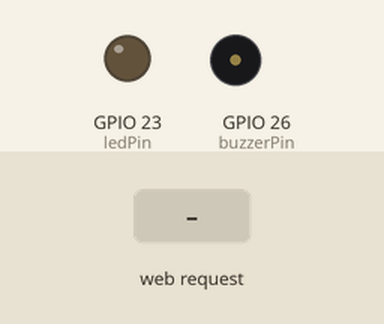
Bench run of a sketch on a simulated ESP32. On the bench: output pins drawn as LEDs (lit = HIGH), buzzer (waves = sounding). The inputs (shaded band) are chosen by the test bench. WiFi joins after 1.5 s; servers stay silent unless stated; uploads are accepted with an empty reply; random numbers use the default seed unless the sketch sets one; what the sketch prints to the serial monitor is not drawn.

Above: at 2.7 s.
2.8 s: HTTP request GET /led received
At 2.95 s:
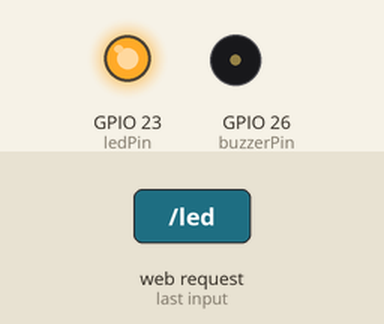
4.6 s: HTTP request GET /son received
At 5.0 s:
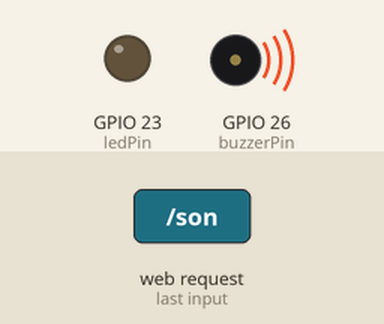
Timing chart, 0 to 7.6 s (numbered marks = the images above; inputs shaded):
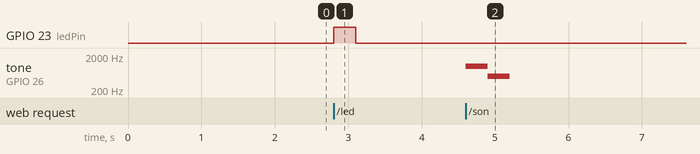

The sketch:

Actionner_led_et_buzzer_sur_la_page_web.ino
```cpp
#include <WiFi.h>
#include <HTTPClient.h>
#include <WebServer.h>

// ===== WIFI =====
const char* ssid = "Nom du réseau";//parti a modifie
const char* password = "Mot de passe réseau";//parti a modifie

// serveur PHP (envoi valeur)
const char* serverName = "http://Adresse IP UBUNTU/btsciel/data.php"; //parti a modifie

// ===== SERVEUR WEB LOCAL =====
WebServer server(80);

// ===== PIN =====
int ledPin = 23;
int buzzerPin = 26;

// ===== TEMPS ENVOI =====
unsigned long lastSend = 0;
const unsigned long interval = 5000; // 5s

// =====================
// BOUTON LED
// =====================
void handleLED() {
  digitalWrite(ledPin, HIGH);
  delay(300);
  digitalWrite(ledPin, LOW);

  server.send(200, "text/plain", "LED OK");
}

// =====================
// BOUTON SON
// =====================
void handleSON() {
  ledcWriteTone(buzzerPin, 1000);
  delay(300);

  ledcWriteTone(buzzerPin, 500);
  delay(300);

  ledcWriteTone(buzzerPin, 0);

  server.send(200, "text/plain", "BUZZER OK");
}

// =====================
// ENVOI VALEUR ALEATOIRE
// =====================
void sendRandomValue() {
  if (WiFi.status() == WL_CONNECTED) {

    int valeur = random(0, 100);

    HTTPClient http;
    http.begin(serverName);
    http.addHeader("Content-Type", "application/x-www-form-urlencoded");

    String data = "valeur=" + String(valeur);
    int code = http.POST(data);

    Serial.print("Valeur envoyée: ");
    Serial.println(valeur);

    if (code > 0) {
      Serial.print("HTTP OK: ");
      Serial.println(code);
    } else {
      Serial.print("Erreur HTTP: ");
      Serial.println(code);
    }

    http.end();
  }
}

// =====================
// SETUP
// =====================
void setup() {
  Serial.begin(115200);

  pinMode(ledPin, OUTPUT);

  // buzzer (comme ton code fonctionnel)
  ledcAttach(buzzerPin, 2000, 8);

  WiFi.begin(ssid, password);

  Serial.print("Connexion WiFi");
  while (WiFi.status() != WL_CONNECTED) {
    delay(500);
    Serial.print(".");
  }

  Serial.println("\nConnecté !");
  Serial.println(WiFi.localIP());

  randomSeed(analogRead(0));

  // routes serveur web
  server.on("/led", handleLED);
  server.on("/son", handleSON);

  server.begin();
}

// =====================
// LOOP
// =====================
void loop() {
  server.handleClient();

  // envoi toutes les 5 secondes sans bloquer le serveur
  if (millis() - lastSend >= interval) {
    lastSend = millis();
    sendRandomValue();
  }
}
```

Measured:
- after the input at 2.8 s, GPIO 23 (ledPin): LOW → HIGH at once, → LOW 0.30 s later
- after the input at 4.6 s, tone on GPIO 26 (buzzerPin): silent → 1000 Hz at once, → 500 Hz 0.30 s later, → silent 0.30 s later
